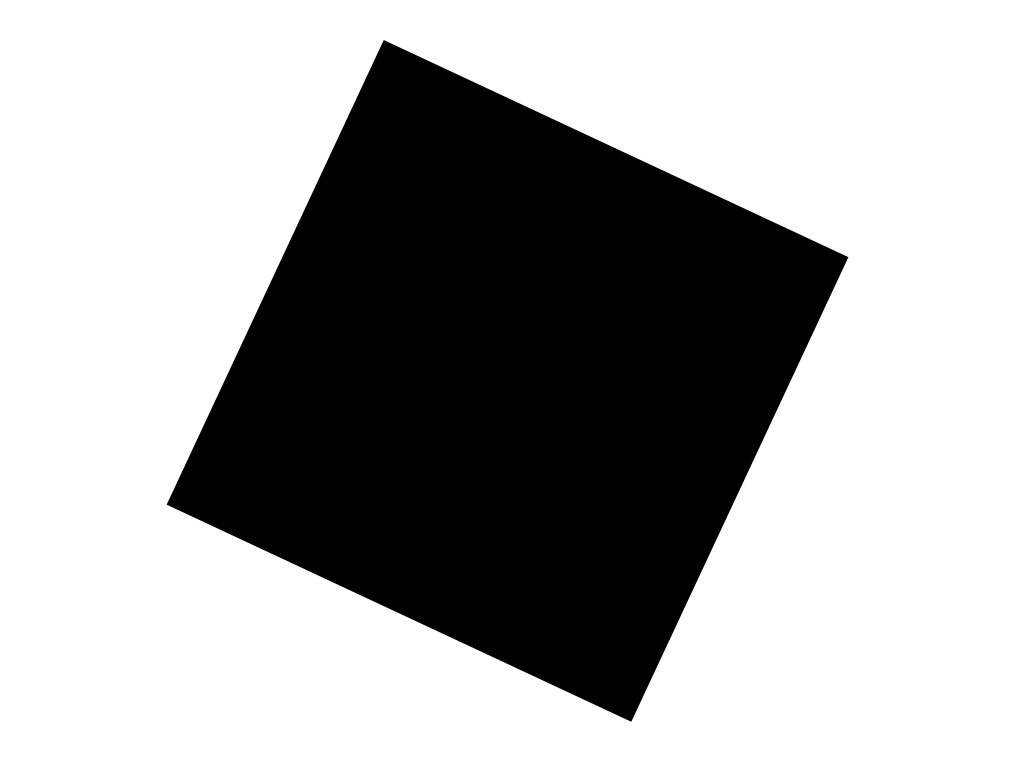
#> input picture tp_deteccion/machine/shapes/testing/rect-1.png, 2018 x 1530 px, given in place of pool2.png, which was not available (shown at 1/2 size)
$ python main.py
#> lines starting #> are read from the running program, lines starting #| are printed output that depends on the picture; pictures that were not available may be replaced by others from this repository, and a replacement may not be noted
### tp_final/common/sources.py
import os
import cv2


# Manejo de fuentes de imagen: webcam o archivos estaticos.
# Permite que los tres enfoques trabajen igual con una foto fija o con la camara,
# manteniendo la interfaz estilo tp_deteccion (ventana OpenCV).

# Ruta a las imagenes que ya tiene el repo, por si se quiere probar sin webcam.
REPO_IMAGES = os.path.join(os.path.dirname(__file__), '..', '..', 'static', 'images')


# [5 lines left out: function open_camera, not called in this run]


def read_image(path):
    image = cv2.imread(path)
    if image is None:
        raise RuntimeError('No se pudo leer la imagen: %s' % path)
    return image


# [20 lines left out: function grab_frame_from_camera, not called in this run]


def resize_to_width(image, target_width=900):
    """Reescala manteniendo proporcion, para que entre comodo en pantalla."""
    h, w = image.shape[:2]
    if w <= target_width:
        return image
    scale = target_width / float(w)
    return cv2.resize(image, (target_width, int(h * scale)), interpolation=cv2.INTER_AREA)

### tp_final/common/assets.py
import os
import cv2
import numpy as np


# Genera sprites de muebles (PNG con canal alfa) de forma procedural, asi el TP
# funciona sin depender de descargas. Cada sprite es una "vista frontal" del mueble
# que luego se proyecta en perspectiva con homografia (enfoque 1).

ASSETS_DIR = os.path.join(os.path.dirname(__file__), '..', 'assets')


def _blank(w, h):
    return np.zeros((h, w, 4), dtype=np.uint8)


def _rounded_rect(img, p1, p2, color, radius=15):
    x1, y1 = p1
    x2, y2 = p2
    cv2.rectangle(img, (x1 + radius, y1), (x2 - radius, y2), color, -1)
    cv2.rectangle(img, (x1, y1 + radius), (x2, y2 - radius), color, -1)
    for cx, cy in [(x1 + radius, y1 + radius), (x2 - radius, y1 + radius),
                   (x1 + radius, y2 - radius), (x2 - radius, y2 - radius)]:
        cv2.circle(img, (cx, cy), radius, color, -1)


def make_sofa():
    w, h = 420, 240
    img = _blank(w, h)
    body = (70, 90, 150, 255)       # bordo
    cushion = (90, 120, 190, 255)
    _rounded_rect(img, (20, 80), (400, 220), body, 25)      # base + respaldo
    _rounded_rect(img, (10, 70), (70, 200), body, 20)       # apoyabrazos izq
    _rounded_rect(img, (350, 70), (410, 200), body, 20)     # apoyabrazos der
    _rounded_rect(img, (80, 110), (200, 175), cushion, 12)  # almohadon 1
    _rounded_rect(img, (215, 110), (340, 175), cushion, 12)  # almohadon 2
    return img


def make_armchair():
    w, h = 240, 240
    img = _blank(w, h)
    body = (60, 75, 130, 255)
    cushion = (80, 105, 170, 255)
    _rounded_rect(img, (30, 70), (210, 220), body, 25)
    _rounded_rect(img, (15, 60), (65, 200), body, 18)
    _rounded_rect(img, (175, 60), (225, 200), body, 18)
    _rounded_rect(img, (70, 100), (170, 175), cushion, 12)
    return img


def make_table():
    w, h = 360, 200
    img = _blank(w, h)
    wood = (45, 90, 140, 255)
    dark = (30, 60, 95, 255)
    _rounded_rect(img, (20, 40), (340, 90), wood, 12)    # tablero
    cv2.rectangle(img, (40, 90), (60, 190), dark, -1)    # patas
    cv2.rectangle(img, (300, 90), (320, 190), dark, -1)
    return img


def make_bed():
    w, h = 460, 260
    img = _blank(w, h)
    frame = (70, 70, 70, 255)
    sheet = (200, 200, 210, 255)
    pillow = (240, 240, 245, 255)
    _rounded_rect(img, (20, 60), (440, 240), frame, 20)
    _rounded_rect(img, (35, 90), (425, 230), sheet, 14)
    _rounded_rect(img, (55, 100), (180, 150), pillow, 12)
    _rounded_rect(img, (200, 100), (325, 150), pillow, 12)
    return img


def make_plant():
    w, h = 180, 260
    img = _blank(w, h)
    pot = (40, 70, 110, 255)
    leaf = (60, 140, 60, 255)
    cv2.rectangle(img, (60, 190), (120, 250), pot, -1)
    cv2.circle(img, (90, 120), 70, leaf, -1)
    cv2.circle(img, (55, 90), 45, leaf, -1)
    cv2.circle(img, (125, 90), 45, leaf, -1)
    return img


FACTORIES = {
    'sofa': make_sofa,
    'armchair': make_armchair,
    'table': make_table,
    'bed': make_bed,
    'plant': make_plant,
}


def ensure_assets():
    """Genera los PNG en disco si no existen y devuelve {nombre: ruta}."""
    os.makedirs(ASSETS_DIR, exist_ok=True)
    paths = {}
    for name, factory in FACTORIES.items():
        path = os.path.join(ASSETS_DIR, name + '.png')
        if not os.path.exists(path):
            cv2.imwrite(path, factory())
        paths[name] = path
    return paths


def load_furniture():
    """Devuelve una lista [(nombre, sprite_rgba)] lista para usar."""
    ensure_assets()
    items = []
    for name, factory in FACTORIES.items():
        path = os.path.join(ASSETS_DIR, name + '.png')
        sprite = cv2.imread(path, cv2.IMREAD_UNCHANGED)
        if sprite is None or sprite.shape[2] != 4:
            sprite = factory()
        items.append((name, sprite))
    return items


# [4 lines that do not run on import are left out]

### tp_final/common/point_picker.py
import cv2
import numpy as np


# Selector de puntos con el mouse sobre una imagen fija.
# Se usa para marcar las 4 esquinas del piso donde va el mueble (enfoque 1).

COLOR_POINT = (0, 0, 255)
COLOR_LINE = (0, 255, 0)
COLOR_TEXT = (255, 255, 255)


class PointPicker:
    def __init__(self, image, n_points=4, window='Seleccionar puntos'):
        self.image = image
        self.n_points = n_points
        self.window = window
        self.points = []

    def _on_mouse(self, event, x, y, flags, param):
        if event == cv2.EVENT_LBUTTONDOWN and len(self.points) < self.n_points:
            self.points.append((x, y))

    def _draw(self):
        canvas = self.image.copy()
        for i, p in enumerate(self.points):
            cv2.circle(canvas, p, 6, COLOR_POINT, -1)
            cv2.putText(canvas, str(i + 1), (p[0] + 8, p[1] - 8),
                        cv2.FONT_HERSHEY_SIMPLEX, 0.6, COLOR_TEXT, 2)
        if len(self.points) >= 2:
            cv2.polylines(canvas, [np.array(self.points, dtype=np.int32)],
                          len(self.points) == self.n_points, COLOR_LINE, 2)
        msg = 'Marca %d puntos (%d/%d) | r=reset  ENTER=confirmar  q=cancelar' % (
            self.n_points, len(self.points), self.n_points)
        cv2.putText(canvas, msg, (10, 25), cv2.FONT_HERSHEY_SIMPLEX, 0.55, (0, 0, 0), 4)
        cv2.putText(canvas, msg, (10, 25), cv2.FONT_HERSHEY_SIMPLEX, 0.55, COLOR_TEXT, 1)
        return canvas

    def run(self):
        cv2.namedWindow(self.window)
        cv2.setMouseCallback(self.window, self._on_mouse)
        while True:
            cv2.imshow(self.window, self._draw())
            key = cv2.waitKey(20) & 0xFF
            if key == ord('r'):
                self.points = []
            elif key == ord('q'):
                self.points = []
                break
            elif key in (13, 10) and len(self.points) == self.n_points:
                break
        cv2.destroyWindow(self.window)
        if len(self.points) == self.n_points:
            return np.array(self.points, dtype='float32')
        return None

### tp_final/enfoque1_perspectiva/main.py
import os
import sys
import cv2
import numpy as np

# permitir importar el paquete common cuando se corre como script suelto
sys.path.append(os.path.abspath(os.path.join(os.path.dirname(__file__), '..')))

from common import assets, geometry, sources
from common.point_picker import PointPicker
from common.trackbar import create_trackbar, get_trackbar_value

WINDOW = 'Enfoque 1 - Visualizacion de muebles en perspectiva real'


def render(background, floor_quad, sprite, height_ratio, shadow_opacity, show_shadow):
    """Compone el mueble parado sobre el cuadrilatero del piso + sombra."""
    out = background.copy()
    h, w = out.shape[:2]

    if show_shadow and shadow_opacity > 0:
        light = geometry.estimate_light_direction(background)
        out = geometry.project_shadow(out, floor_quad, light, shadow_opacity)

    # el mueble se "para" sobre la arista trasera del piso marcado
    standing = geometry.standing_quad_from_floor(floor_quad, height_ratio)
    bgr, alpha = geometry.warp_sprite_to_quad(sprite, standing, (h, w))
    out = geometry.alpha_composite(out, bgr, alpha)
    return out


def draw_help(image, furniture_name):
    lines = [
        'Mueble: %s  (n=siguiente)' % furniture_name,
        'Trackbars: altura / sombra',
        's=guardar  r=re-marcar piso  q=salir',
    ]
    y = 25
    for line in lines:
        cv2.putText(image, line, (10, y), cv2.FONT_HERSHEY_SIMPLEX, 0.55, (0, 0, 0), 4)
        cv2.putText(image, line, (10, y), cv2.FONT_HERSHEY_SIMPLEX, 0.55, (255, 255, 255), 1)
        y += 28
    return image


def run(image_path=None, use_camera=False):
    # 1) obtener la foto de la habitacion
    if use_camera:
        background = sources.grab_frame_from_camera()
        if background is None:
            print('Captura cancelada.')
            return
    else:
        if image_path is None:
            image_path = os.path.join(sources.REPO_IMAGES, 'pool2.png')
        background = sources.read_image(image_path)
#> in read_image, image is the input picture: shape (1530, 2018, 3); min 0, max 255, mean 168.1
    background = sources.resize_to_width(background, 900)
#> in resize_to_width, `return cv2.resize(image, (target_width, int(h * scale)), interpolation..`:
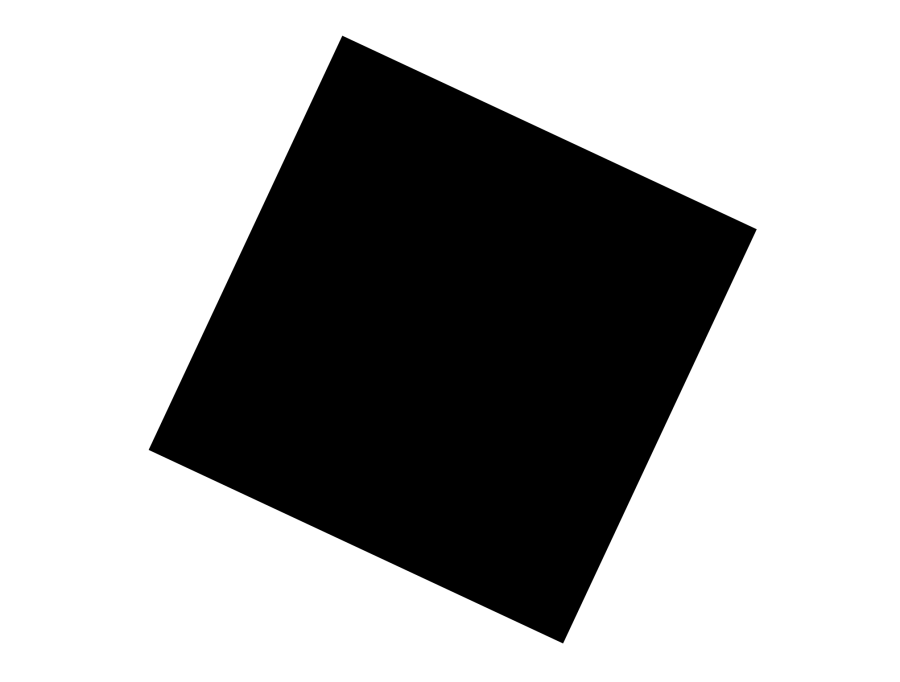
#> returned value: shape (682, 900, 3); min 0, max 255, mean 168.1

    furniture = assets.load_furniture()
#> the loop in ensure_assets, `for name, factory in FACTORIES.items():` made 5 passes
#> pass 1, in ensure_assets, `cv2.imwrite(path, factory())`:
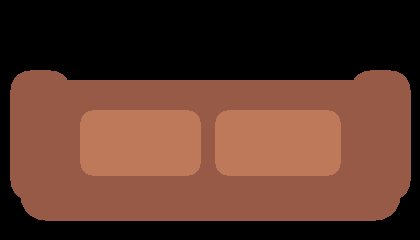
#> saved as sofa.png: shape (240, 420, 4); mean B, G, R, A 42.4, 55.2, 90.4, 142.9
#> pass 2, in ensure_assets, `cv2.imwrite(path, factory())`:
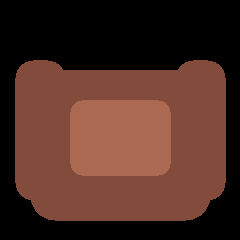
#> saved as armchair.png: shape (240, 240, 4); mean B, G, R, A 35.4, 44.9, 76.2, 139.3
#> furniture = 5 items
    idx = 0

    # 2) marcar 4 puntos en el piso
    floor_quad = PointPicker(background, 4, 'Marca 4 puntos en el piso').run()
#> in _draw, `cv2.putText(canvas, msg, (10, 25), cv2.FONT_HERSHEY_SIMPLEX, 0.55, COL..`:
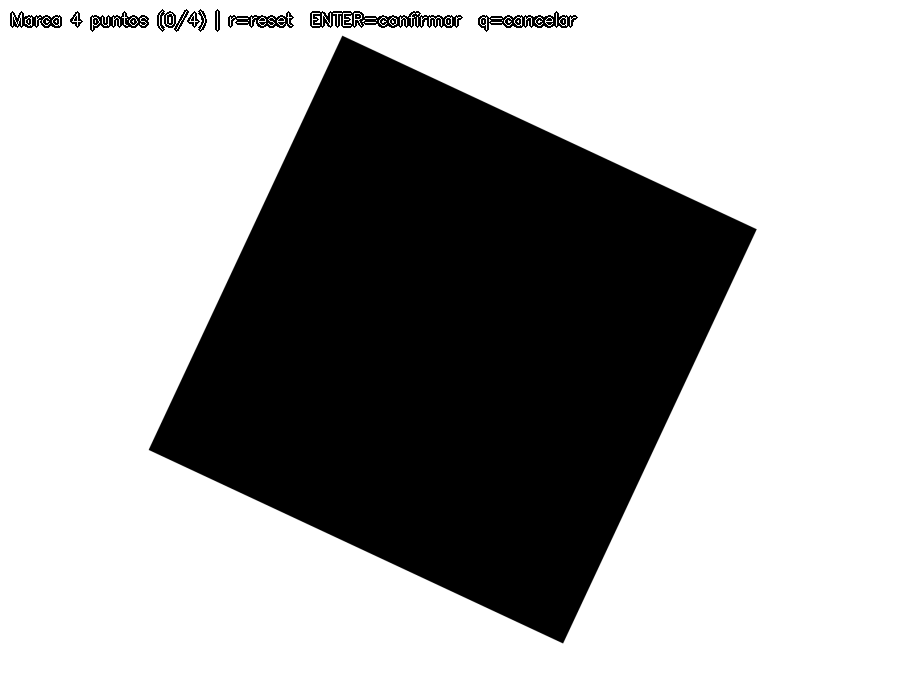
#> canvas: shape (682, 900, 3); min 0, max 255, mean 166.3
#> (key q is pressed here)
    if floor_quad is None:
        print('No se marcaron los 4 puntos.')
        return
    floor_quad = geometry.order_points(floor_quad)

    # 3) ventana principal con controles
    cv2.namedWindow(WINDOW)
    create_trackbar('Altura x100', WINDOW, 200, initial=80)
    create_trackbar('Sombra x100', WINDOW, 100, initial=45)
    show_shadow = True
    save_count = 0

    while True:
        height_ratio = max(get_trackbar_value('Altura x100', WINDOW), 1) / 100.0
        shadow_opacity = get_trackbar_value('Sombra x100', WINDOW) / 100.0
        name, sprite = furniture[idx]

        frame = render(background, floor_quad, sprite, height_ratio,
                       shadow_opacity, show_shadow)
        draw_help(frame, name)
        cv2.imshow(WINDOW, frame)

        key = cv2.waitKey(20) & 0xFF
        if key == ord('q'):
            break
        elif key == ord('n'):
            idx = (idx + 1) % len(furniture)
        elif key == ord('t'):
            show_shadow = not show_shadow
        elif key == ord('r'):
            new_quad = PointPicker(background, 4, 'Marca 4 puntos en el piso').run()
            if new_quad is not None:
                floor_quad = geometry.order_points(new_quad)
        elif key == ord('s'):
            out_path = os.path.join(os.path.dirname(__file__),
                                    'resultado_%d.png' % save_count)
            cv2.imwrite(out_path, frame)
            print('Guardado:', out_path)
            save_count += 1

    cv2.destroyAllWindows()


if __name__ == '__main__':
    run()
